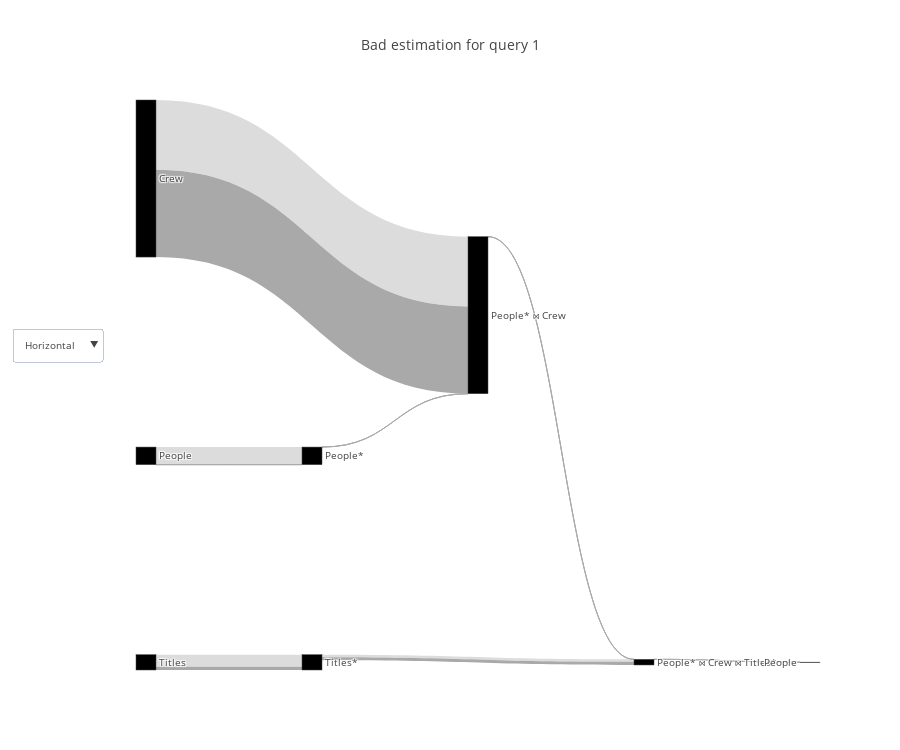

The notebook cell saved with this chart:
### Code cell
query_renderer.vizualize(cardinality_df, title="Bad estimation for query 1", metrics=["actual_rows", "plan_rows"], open_=False)

### Figure 1 — Plotly figure (JSON) as saved in the notebook; plotly's stock layout.template omitted (floating-point values rounded to 4 significant figures)
{"data": [{"link": {"color": ["gainsboro", "gainsboro", "gainsboro", "gainsboro", "gainsboro", "gainsboro", "gainsboro", "darkgray", "darkgray", "darkgray", "darkgray", "darkgray", "darkgray", "darkgray"], "label": ["", "Filter condition: (people.name = ANY ('{\"Owen Wilson\",\"Adam Sandler\",\"Jason Segel\"}'::text[]))", "", "Hash Cond ('Inner', '(crew.person_id = people.person_id)')", "", "Filter condition: (titles.genres ~~ '%Comedy%'::text)", "Hash Cond ('Inner', '(titles.title_id = crew.title_id)')", "", "Filter condition: (people.name = ANY ('{\"Owen Wilson\",\"Adam Sandler\",\"Jason Segel\"}'::text[]))", "", "Hash Cond ('Inner', '(crew.person_id = people.person_id)')", "", "Filter condition: (titles.genres ~~ '%Comedy%'::text)", "Hash Cond ('Inner', '(titles.title_id = crew.title_id)')"], "source": [0, 1, 2, 3, 4, 5, 6, 0, 1, 2, 3, 4, 5, 6], "target": [1, 3, 3, 6, 5, 6, 7, 1, 3, 3, 6, 5, 6, 7], "value": [3446261, 3, 13651901, 565, 2379234, 489076, 186, 5, 5, 17064877, 21, 616194, 616194, 5]}, "node": {"color": [null, null, null, null, null, null, null, null, null, null, null, null, null, null], "label": ["People", "People*", "Crew", "People* ⋈ Crew", "Titles", "Titles*", "People* ⋈ Crew ⋈ Titles*", "People", "People*", "Crew", "People* ⋈ Crew", "Titles", "Titles*", "People* ⋈ Crew ⋈ Titles*"], "pad": 200}, "orientation": "h", "type": "sankey", "valueformat": ",", "valuesuffix": [" Rows", " Rows", " Rows", " Rows", " Rows", " Rows", " Rows", "Rows", "Rows", "Rows", "Rows", "Rows", "Rows", "Rows"]}], "layout": {"font": {"size": 10}, "height": 750, "title": "Bad estimation for query 1", "updatemenus": [{"buttons": [{"args": ["orientation", "h"], "label": "Horizontal", "method": "restyle"}, {"args": ["orientation", "v"], "label": "Vertical", "method": "restyle"}], "y": 0.6}]}}
